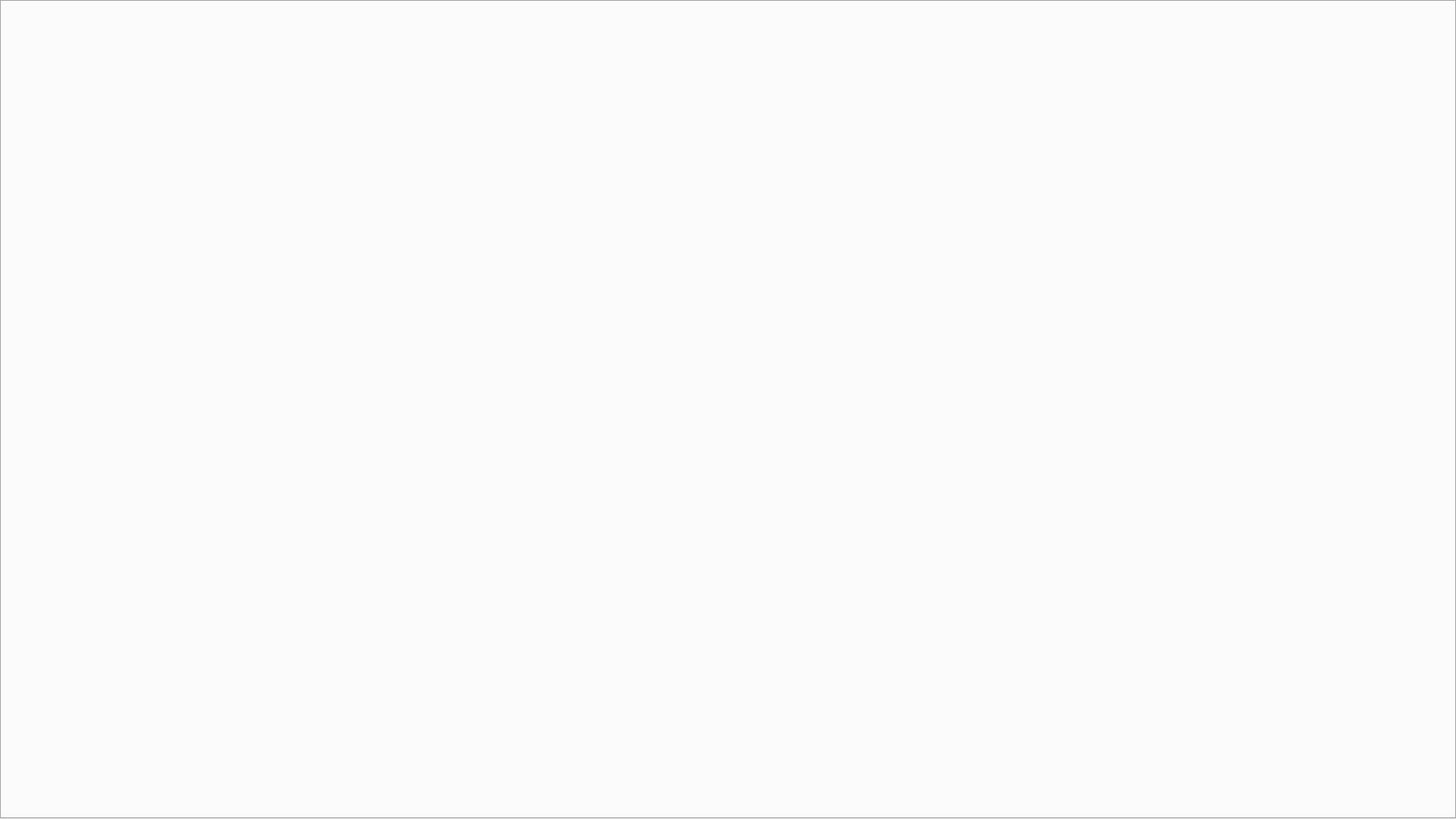
<?xml version="1.0" encoding="UTF-8"?>
<ui version="4.0">
 <class>QtTabView</class>
 <widget class="QDialog" name="QtTabView">
  <property name="geometry">
   <rect>
    <x>0</x>
    <y>0</y>
    <width>1712</width>
    <height>963</height>
   </rect>
  </property>
  <property name="windowTitle">
   <string>Face-Synthesizer</string>
  </property>
  <widget class="QTabWidget" name="tabWidget">
   <property name="geometry">
    <rect>
     <x>0</x>
     <y>0</y>
     <width>1712</width>
     <height>963</height>
    </rect>
   </property>
   <property name="currentIndex">
    <number>-1</number>
   </property>
  </widget>
 </widget>
 <resources/>
 <connections>
  <connection>
   <sender>tabWidget</sender>
   <signal>currentChanged(int)</signal>
   <receiver>QtTabView</receiver>
   <slot>onTabChanged()</slot>
   <hints>
    <hint type="sourcelabel">
     <x>611</x>
     <y>349</y>
    </hint>
    <hint type="destinationlabel">
     <x>613</x>
     <y>351</y>
    </hint>
   </hints>
  </connection>
 </connections>
 <slots>
  <slot>onTabChanged()</slot>
 </slots>
</ui>
